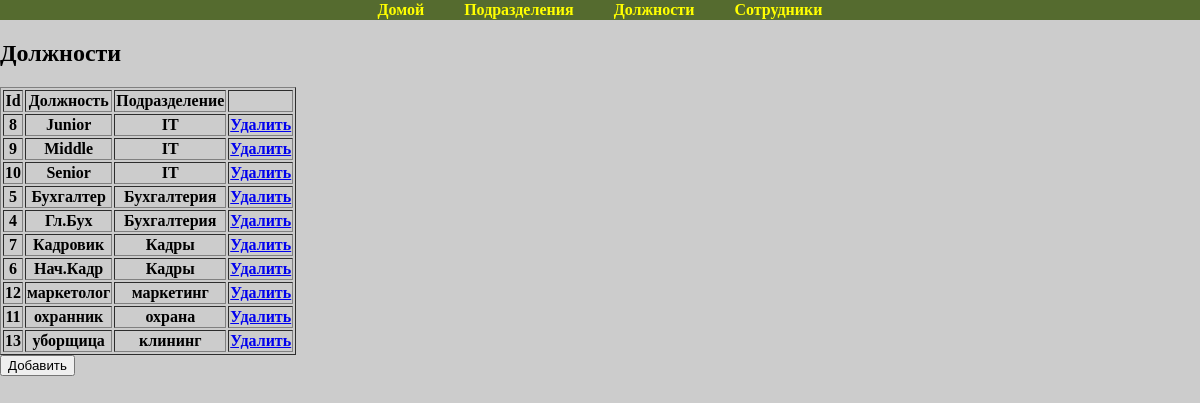
The page /post_employees/ on the database its author committed.
### staff/models.py (models this page shows, shortened)
class Post(models.Model):
    department = models.ForeignKey('Department', related_name='post', on_delete=models.PROTECT, verbose_name='Отдел')
    title = models.CharField(max_length=100, db_index=True, verbose_name='Должность')
    slug = models.SlugField(max_length=200, unique=False)
    created = models.DateTimeField(auto_now_add=True)
    update = models.DateTimeField(auto_now_add=True)
    class Meta:
        ordering = ('title',)
        verbose_name = 'Должность'
        verbose_name_plural = 'Должности'
        index_together = (('id', 'slug'),)

class Department(models.Model):
    title = models.CharField(max_length=100, db_index=True, verbose_name='Отдел')
    slug = models.SlugField(max_length=200, unique=False)
    created = models.DateTimeField(auto_now_add=True)
    update = models.DateTimeField(auto_now_add=True)
    class Meta:
        ordering = ('title',)
        verbose_name = 'Отдел'
        verbose_name_plural = 'Подразделения'
        index_together = (('id', 'slug'),)
    def __str__(self):
        return self.title

### staff/views.py (the view)
# urls.py: path('post_employees/', post_employees, name='post_employees'),
def post_employees(request):
    post = None
    posts = Post.objects.all()
    context = {'post': post, 'posts': posts}
    return render(request, 'post_employees.html', context)

### staff/templates/post_employees.html (shortened to what this page needs)
{% extends 'index.html' %}
{% block content %}
<div class="user_menu">
    <a href="{% url 'main:index' %}">Домой</a>
    <a href="{% url 'staff:post_list_by_department' %}">Подразделения</a>
    <a href="{% url 'staff:post_employees' %}">Должности</a>
    <a href="{% url 'staff:employees_detail' %}">Сотрудники</a>
</div>
<div id = 'post' class="post-list">
    <h2> Должности </h2>
    <table border="1">
        <tr><th>Id</th><th>Должность</th><th>Подразделение</th><th></th></tr>
        {% for post in posts %}
        <tr><th>{{post.id}}</th><th>{{post.title}}</th><th>{{post.department}}</th><th><a href="{% url 'staff:delete_post' %}?id={{post.id}}">Удалить</a></th></tr>
        {% endfor %}
    </table>
<form method="POST" action="{% url 'staff:create_post' %}" enctype="multipart/form-data">
    <button type="submit">Добавить</button>
</form>
</div>
{% endblock %}

### main/templates/index.html (shortened to what this page needs)
<!DOCTYPE html>
{% load static %}
<html lang="en">
<head>
    <link rel="stylesheet" href="{% static 'css/index.css' %}">
</head>
<body>
{% block content %}{% endblock %}
</body>
</html>

### main/static/css/index.css (style rules this page uses)
body { background: #cccccc; padding: 0; margin: 0; height: 100%; }
.user_menu { display: flex; height: 20px; justify-content: center; align-items: center; background: darkolivegreen; color: yellow; }
.user_menu>a { text-decoration: none; color: yellow; font-weight: bold; padding: 20px; }

### rows shown on the page
Post: id "8", title "Junior", department "IT"
Post: id "9", title "Middle", department "IT"
Post: id "10", title "Senior", department "IT"
Post: id "5", title "Бухгалтер", department "Бухгалтерия"
Post: id "4", title "Гл.Бух", department "Бухгалтерия"
Post: id "7", title "Кадровик", department "Кадры"
Post: id "6", title "Нач.Кадр", department "Кадры"
Post: id "12", title "маркетолог", department "маркетинг"
Post: id "11", title "охранник", department "охрана"
Post: id "13", title "уборщица", department "клининг"
